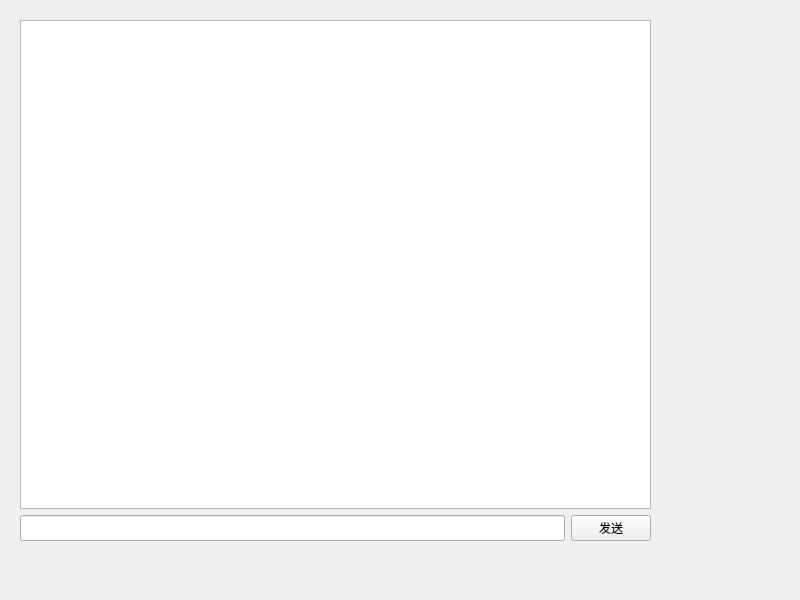
<?xml version="1.0" encoding="UTF-8"?>
<ui version="4.0">
 <class>Widget</class>
 <widget class="QWidget" name="Widget">
  <property name="geometry">
   <rect>
    <x>0</x>
    <y>0</y>
    <width>800</width>
    <height>600</height>
   </rect>
  </property>
  <property name="windowTitle">
   <string>Widget</string>
  </property>
  <widget class="QWidget" name="">
   <property name="geometry">
    <rect>
     <x>20</x>
     <y>20</y>
     <width>631</width>
     <height>521</height>
    </rect>
   </property>
   <property name="sizePolicy">
    <sizepolicy hsizetype="Preferred" vsizetype="Expanding">
     <horstretch>0</horstretch>
     <verstretch>0</verstretch>
    </sizepolicy>
   </property>
   <layout class="QVBoxLayout" name="verticalLayout" stretch="2,0">
    <item>
     <widget class="QListWidget" name="listWidget"/>
    </item>
    <item>
     <layout class="QHBoxLayout" name="horizontalLayout">
      <item>
       <widget class="QLineEdit" name="lineEdit">
        <property name="sizePolicy">
         <sizepolicy hsizetype="Expanding" vsizetype="Expanding">
          <horstretch>0</horstretch>
          <verstretch>0</verstretch>
         </sizepolicy>
        </property>
        <property name="maximumSize">
         <size>
          <width>567</width>
          <height>255</height>
         </size>
        </property>
       </widget>
      </item>
      <item>
       <widget class="QPushButton" name="pushButton">
        <property name="sizePolicy">
         <sizepolicy hsizetype="Minimum" vsizetype="Expanding">
          <horstretch>0</horstretch>
          <verstretch>0</verstretch>
         </sizepolicy>
        </property>
        <property name="text">
         <string>发送</string>
        </property>
       </widget>
      </item>
     </layout>
    </item>
   </layout>
  </widget>
 </widget>
 <resources/>
 <connections/>
</ui>
